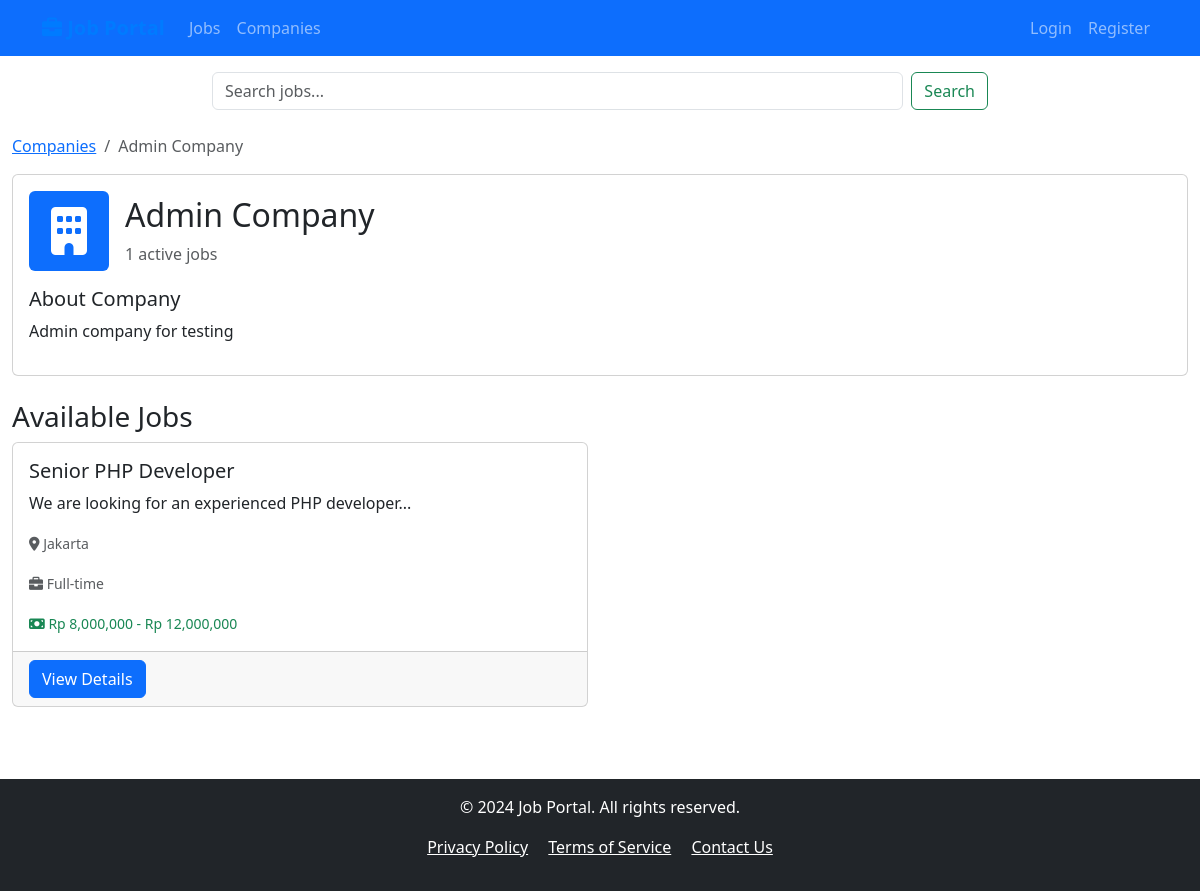
The app's page /pages/company-jobs.php?company_id=1 with its own data.
### tables this page shows
CREATE TABLE `company_profiles` (
  `id` int NOT NULL AUTO_INCREMENT,
  `user_id` int NOT NULL,
  `company_name` varchar(100) DEFAULT NULL,
  `description` text,
  `website` varchar(255) DEFAULT NULL,
  `phone` varchar(20) DEFAULT NULL,
  `address` text,
  `logo` varchar(255) DEFAULT NULL,
  PRIMARY KEY (`id`),
  KEY `user_id` (`user_id`),
  CONSTRAINT `company_profiles_ibfk_1` FOREIGN KEY (`user_id`) REFERENCES `users` (`id`) ON DELETE CASCADE
);

CREATE TABLE `jobs` (
  `id` int NOT NULL AUTO_INCREMENT,
  `company_id` int NOT NULL,
  `title` varchar(255) DEFAULT NULL,
  `description` text,
  `requirements` text,
  `salary_min` decimal(10,2) DEFAULT NULL,
  `salary_max` decimal(10,2) DEFAULT NULL,
  `location` varchar(100) DEFAULT NULL,
  `job_type` enum('full-time','part-time','contract','internship') DEFAULT NULL,
  `status` enum('active','closed') DEFAULT 'active',
  `created_at` timestamp NULL DEFAULT CURRENT_TIMESTAMP,
  `updated_at` timestamp NULL DEFAULT CURRENT_TIMESTAMP ON UPDATE CURRENT_TIMESTAMP,
  PRIMARY KEY (`id`),
  KEY `company_id` (`company_id`),
  CONSTRAINT `jobs_ibfk_1` FOREIGN KEY (`company_id`) REFERENCES `users` (`id`) ON DELETE CASCADE
);

### pages/company-jobs.php (the view, shortened to what this page needs)
<?php
require_once '../templates/header.php';
require_once '../templates/nav.php';
$company_id = $_GET['company_id'] ?? 0;
$db = new Database();
$conn = $db->getConnection();
$company_query = "SELECT * FROM company_profiles WHERE user_id = $company_id";
$company_result = $conn->query($company_query);
$company = $company_result->fetch(PDO::FETCH_ASSOC);
$jobs_query = "SELECT * FROM jobs WHERE company_id = $company_id AND status = 'active' ORDER BY created_at DESC";
$jobs = $conn->query($jobs_query);
?>
<div class="container mt-4">
    <nav aria-label="breadcrumb">
        <ol class="breadcrumb">
            <li class="breadcrumb-item"><a href="companies.php">Companies</a></li>
            <li class="breadcrumb-item active"><?php echo $company['company_name']; ?></li>
        </ol>
    </nav>
    <div class="card mb-4">
        <div class="card-body">
            <div class="d-flex align-items-center mb-3">
                <?php if ($company['logo']): ?>
                    <img src="../<?php echo $company['logo']; ?>"
                         class="me-3" style="width: 80px; height: 80px; object-fit: cover;" alt="Logo">
                <?php else: ?>
                    <div class="bg-primary text-white rounded me-3 d-flex align-items-center justify-content-center"
                         style="width: 80px; height: 80px;">
                        <i class="fas fa-building fa-3x"></i>
                    </div>
                <?php endif; ?>
                <div>
                    <h2><?php echo $company['company_name']; ?></h2>
                    <p class="text-muted mb-0"><?php echo $jobs->rowCount(); ?> active jobs</p>
                </div>
            </div>
            <?php if ($company['description']): ?>
                <h5>About Company</h5>
                <p><?php echo $company['description']; ?></p>
            <?php endif; ?>
        </div>
    </div>
    <h3>Available Jobs</h3>
    <div class="row">
        <?php if ($jobs->rowCount() > 0): ?>
            <?php while ($job = $jobs->fetch(PDO::FETCH_ASSOC)): ?>
                <div class="col-md-6 mb-4">
                    <div class="card h-100">
                        <div class="card-body">
                            <h5 class="card-title"><?php echo $job['title']; ?></h5>
                            <p class="card-text"><?php echo substr($job['description'], 0, 150); ?>...</p>
                            <p class="card-text">
                                <small class="text-muted">
                                    <i class="fas fa-map-marker-alt"></i> <?php echo $job['location']; ?>
                                </small>
                            </p>
                            <p class="card-text">
                                <small class="text-muted">
                                    <i class="fas fa-briefcase"></i> <?php echo ucfirst($job['job_type']); ?>
                                </small>
                            </p>
                            <?php if ($job['salary_min'] && $job['salary_max']): ?>
                                <p class="card-text">
                                    <small class="text-success">
                                        <i class="fas fa-money-bill"></i>
                                        Rp <?php echo number_format($job['salary_min']); ?> -
                                        Rp <?php echo number_format($job['salary_max']); ?>
                                    </small>
                                </p>
                            <?php endif; ?>
                        </div>
                        <div class="card-footer">
                            <a href="job-detail.php?id=<?php echo $job['id']; ?>" class="btn btn-primary">View Details</a>
                        </div>
                    </div>
                </div>
            <?php endwhile; ?>
        <?php else: ?>
            <div class="col-12">
                <div class="alert alert-info">This company has no active job openings at the moment.</div>
            </div>
        <?php endif; ?>
    </div>
</div>
<?php require_once '../templates/footer.php'; ?>

### records on screen
company_profiles: company_name "Admin Company", description "Admin company for testing"
jobs: title "Senior PHP Developer", description "We are looking for an experienced PHP developer", location "Jakarta", job_type "Full-time", salary_min "8,000,000", salary_max "12,000,000"

### other values on screen
$jobs->rowCount() "1"
